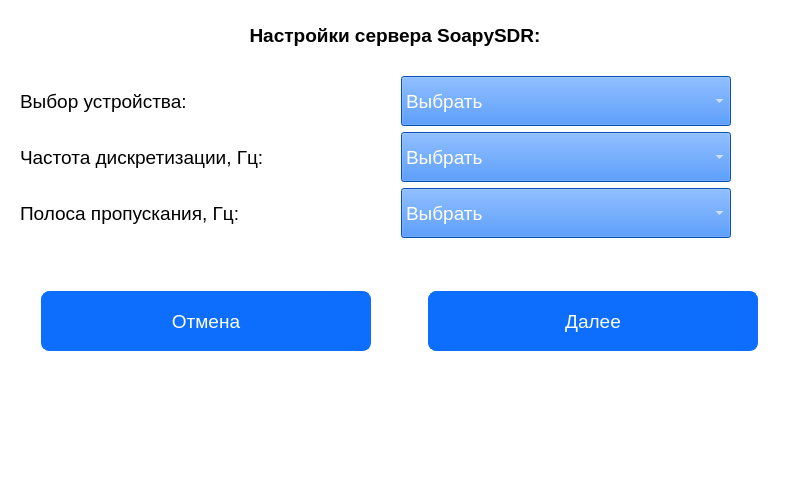
<?xml version="1.0" encoding="UTF-8"?>
<ui version="4.0">
 <class>Form</class>
 <widget class="QWidget" name="Form">
  <property name="geometry">
   <rect>
    <x>0</x>
    <y>0</y>
    <width>800</width>
    <height>480</height>
   </rect>
  </property>
  <property name="windowTitle">
   <string>Настройка сервера</string>
  </property>
  <property name="styleSheet">
   <string notr="true">QWidget{
	background-color: #fff;
}
QLabel{
 background-color: #fff;
}
QToolBox{
    font: normal normal 14pt &quot;Arial&quot;;
}

QPushButton {
  background-color: #0d6efd;
  color: #fff;
  border-radius: 8px;
  border: 1px solid #0d6efd;
  padding: 5px 15px;
  margin-top: 10px;
  outline: 0px;
}
QPushButton:hover,
QPushButton:focus {
  background-color: #0b5ed7;
  border: 3px solid #9ac3fe;
}
QComboBox{
color: white; 
background-color: #0d6efd;
selection-background-color: lightgreen;
    font: normal normal 14pt &quot;Arial&quot;;
}
QComboBox QAbstractItemView {
    background-color: #0d6efd;
    selection-background-color: lightgreen;
    font: normal normal 14pt &quot;Arial&quot;;
}
QComboBox QAbstractItemView::item {
    height: 100px;  
    font: normal normal 14pt &quot;Arial&quot;;
}
QPushButton {
  background-color: #0d6efd;
  color: #fff;
  border-radius: 8px;
  border: 1px solid #0d6efd;
  padding: 5px 15px;
  margin-top: 10px;
 margin-left: 10px;
 margin-right: 10px;
  outline: 0px;
}
QPushButton:hover,
QPushButton:focus {
  background-color: #0b5ed7;
  border: 3px solid #9ac3fe;
}
QPushButton#cancel_button_remoute{
  	margin-top: 0px;  
	margin-bottom: 10px;
}

QPushButton#run_button{
  	margin-top: 0px;
	margin-bottom: 10px;
}

QListWidget
{
font: normal normal 27px &quot;Arial&quot;;
border : 2px solid black;
background-color: #0d6efd;
}

 QListView::item:selected
{
border : 2px solid black;
background : green;
}
</string>
  </property>
  <widget class="QFrame" name="frame">
   <property name="geometry">
    <rect>
     <x>0</x>
     <y>0</y>
     <width>800</width>
     <height>480</height>
    </rect>
   </property>
   <property name="frameShape">
    <enum>QFrame::StyledPanel</enum>
   </property>
   <property name="frameShadow">
    <enum>QFrame::Raised</enum>
   </property>
   <widget class="QWidget" name="verticalLayoutWidget">
    <property name="geometry">
     <rect>
      <x>0</x>
      <y>0</y>
      <width>801</width>
      <height>500</height>
     </rect>
    </property>
    <layout class="QVBoxLayout" name="verticalLayout">
     <item>
      <widget class="QLabel" name="label_4">
       <property name="minimumSize">
        <size>
         <width>790</width>
         <height>70</height>
        </size>
       </property>
       <property name="maximumSize">
        <size>
         <width>790</width>
         <height>70</height>
        </size>
       </property>
       <property name="font">
        <font>
         <family>Arial</family>
         <pointsize>14</pointsize>
         <weight>75</weight>
         <bold>true</bold>
        </font>
       </property>
       <property name="text">
        <string>Настройки сервера SoapySDR:</string>
       </property>
       <property name="alignment">
        <set>Qt::AlignCenter</set>
       </property>
      </widget>
     </item>
     <item>
      <layout class="QFormLayout" name="formLayout_2">
       <item row="1" column="0">
        <widget class="QLabel" name="label_13">
         <property name="enabled">
          <bool>true</bool>
         </property>
         <property name="minimumSize">
          <size>
           <width>395</width>
           <height>50</height>
          </size>
         </property>
         <property name="maximumSize">
          <size>
           <width>395</width>
           <height>30</height>
          </size>
         </property>
         <property name="sizeIncrement">
          <size>
           <width>0</width>
           <height>0</height>
          </size>
         </property>
         <property name="font">
          <font>
           <family>Arial</family>
           <pointsize>14</pointsize>
          </font>
         </property>
         <property name="contextMenuPolicy">
          <enum>Qt::DefaultContextMenu</enum>
         </property>
         <property name="layoutDirection">
          <enum>Qt::LeftToRight</enum>
         </property>
         <property name="text">
          <string>Частота дискретизации, Гц:</string>
         </property>
         <property name="alignment">
          <set>Qt::AlignLeading|Qt::AlignLeft|Qt::AlignVCenter</set>
         </property>
         <property name="wordWrap">
          <bool>false</bool>
         </property>
         <property name="indent">
          <number>20</number>
         </property>
         <property name="openExternalLinks">
          <bool>false</bool>
         </property>
        </widget>
       </item>
       <item row="1" column="1">
        <widget class="QComboBox" name="comboBox_first_samp_freq_2">
         <property name="minimumSize">
          <size>
           <width>330</width>
           <height>50</height>
          </size>
         </property>
         <property name="maximumSize">
          <size>
           <width>300</width>
           <height>30</height>
          </size>
         </property>
         <property name="palette">
          <palette>
           <active>
            <colorrole role="WindowText">
             <brush brushstyle="SolidPattern">
              <color alpha="255">
               <red>255</red>
               <green>255</green>
               <blue>255</blue>
              </color>
             </brush>
            </colorrole>
            <colorrole role="Button">
             <brush brushstyle="SolidPattern">
              <color alpha="255">
               <red>13</red>
               <green>110</green>
               <blue>253</blue>
              </color>
             </brush>
            </colorrole>
            <colorrole role="Text">
             <brush brushstyle="SolidPattern">
              <color alpha="255">
               <red>255</red>
               <green>255</green>
               <blue>255</blue>
              </color>
             </brush>
            </colorrole>
            <colorrole role="ButtonText">
             <brush brushstyle="SolidPattern">
              <color alpha="255">
               <red>255</red>
               <green>255</green>
               <blue>255</blue>
              </color>
             </brush>
            </colorrole>
            <colorrole role="Base">
             <brush brushstyle="SolidPattern">
              <color alpha="255">
               <red>13</red>
               <green>110</green>
               <blue>253</blue>
              </color>
             </brush>
            </colorrole>
            <colorrole role="Window">
             <brush brushstyle="SolidPattern">
              <color alpha="255">
               <red>13</red>
               <green>110</green>
               <blue>253</blue>
              </color>
             </brush>
            </colorrole>
            <colorrole role="Highlight">
             <brush brushstyle="SolidPattern">
              <color alpha="255">
               <red>144</red>
               <green>238</green>
               <blue>144</blue>
              </color>
             </brush>
            </colorrole>
           </active>
           <inactive>
            <colorrole role="WindowText">
             <brush brushstyle="SolidPattern">
              <color alpha="255">
               <red>255</red>
               <green>255</green>
               <blue>255</blue>
              </color>
             </brush>
            </colorrole>
            <colorrole role="Button">
             <brush brushstyle="SolidPattern">
              <color alpha="255">
               <red>13</red>
               <green>110</green>
               <blue>253</blue>
              </color>
             </brush>
            </colorrole>
            <colorrole role="Text">
             <brush brushstyle="SolidPattern">
              <color alpha="255">
               <red>255</red>
               <green>255</green>
               <blue>255</blue>
              </color>
             </brush>
            </colorrole>
            <colorrole role="ButtonText">
             <brush brushstyle="SolidPattern">
              <color alpha="255">
               <red>255</red>
               <green>255</green>
               <blue>255</blue>
              </color>
             </brush>
            </colorrole>
            <colorrole role="Base">
             <brush brushstyle="SolidPattern">
              <color alpha="255">
               <red>13</red>
               <green>110</green>
               <blue>253</blue>
              </color>
             </brush>
            </colorrole>
            <colorrole role="Window">
             <brush brushstyle="SolidPattern">
              <color alpha="255">
               <red>13</red>
               <green>110</green>
               <blue>253</blue>
              </color>
             </brush>
            </colorrole>
            <colorrole role="Highlight">
             <brush brushstyle="SolidPattern">
              <color alpha="255">
               <red>144</red>
               <green>238</green>
               <blue>144</blue>
              </color>
             </brush>
            </colorrole>
           </inactive>
           <disabled>
            <colorrole role="WindowText">
             <brush brushstyle="SolidPattern">
              <color alpha="255">
               <red>255</red>
               <green>255</green>
               <blue>255</blue>
              </color>
             </brush>
            </colorrole>
            <colorrole role="Button">
             <brush brushstyle="SolidPattern">
              <color alpha="255">
               <red>13</red>
               <green>110</green>
               <blue>253</blue>
              </color>
             </brush>
            </colorrole>
            <colorrole role="Text">
             <brush brushstyle="SolidPattern">
              <color alpha="255">
               <red>255</red>
               <green>255</green>
               <blue>255</blue>
              </color>
             </brush>
            </colorrole>
            <colorrole role="ButtonText">
             <brush brushstyle="SolidPattern">
              <color alpha="255">
               <red>255</red>
               <green>255</green>
               <blue>255</blue>
              </color>
             </brush>
            </colorrole>
            <colorrole role="Base">
             <brush brushstyle="SolidPattern">
              <color alpha="255">
               <red>13</red>
               <green>110</green>
               <blue>253</blue>
              </color>
             </brush>
            </colorrole>
            <colorrole role="Window">
             <brush brushstyle="SolidPattern">
              <color alpha="255">
               <red>13</red>
               <green>110</green>
               <blue>253</blue>
              </color>
             </brush>
            </colorrole>
            <colorrole role="Highlight">
             <brush brushstyle="SolidPattern">
              <color alpha="255">
               <red>144</red>
               <green>238</green>
               <blue>144</blue>
              </color>
             </brush>
            </colorrole>
           </disabled>
          </palette>
         </property>
         <property name="font">
          <font>
           <family>Arial</family>
           <pointsize>14</pointsize>
           <weight>50</weight>
           <italic>false</italic>
           <bold>false</bold>
          </font>
         </property>
         <property name="contextMenuPolicy">
          <enum>Qt::DefaultContextMenu</enum>
         </property>
         <property name="layoutDirection">
          <enum>Qt::LeftToRight</enum>
         </property>
         <item>
          <property name="text">
           <string>Выбрать</string>
          </property>
         </item>
        </widget>
       </item>
       <item row="2" column="0">
        <widget class="QLabel" name="label_17">
         <property name="minimumSize">
          <size>
           <width>395</width>
           <height>50</height>
          </size>
         </property>
         <property name="maximumSize">
          <size>
           <width>395</width>
           <height>30</height>
          </size>
         </property>
         <property name="sizeIncrement">
          <size>
           <width>0</width>
           <height>0</height>
          </size>
         </property>
         <property name="font">
          <font>
           <family>Arial</family>
           <pointsize>14</pointsize>
          </font>
         </property>
         <property name="contextMenuPolicy">
          <enum>Qt::DefaultContextMenu</enum>
         </property>
         <property name="layoutDirection">
          <enum>Qt::LeftToRight</enum>
         </property>
         <property name="text">
          <string>Полоса пропускания, Гц:</string>
         </property>
         <property name="alignment">
          <set>Qt::AlignLeading|Qt::AlignLeft|Qt::AlignVCenter</set>
         </property>
         <property name="wordWrap">
          <bool>false</bool>
         </property>
         <property name="indent">
          <number>20</number>
         </property>
         <property name="openExternalLinks">
          <bool>false</bool>
         </property>
        </widget>
       </item>
       <item row="2" column="1">
        <widget class="QComboBox" name="comboBox_decim_2">
         <property name="enabled">
          <bool>true</bool>
         </property>
         <property name="minimumSize">
          <size>
           <width>330</width>
           <height>50</height>
          </size>
         </property>
         <property name="maximumSize">
          <size>
           <width>300</width>
           <height>30</height>
          </size>
         </property>
         <property name="font">
          <font>
           <family>Arial</family>
           <pointsize>14</pointsize>
           <weight>50</weight>
           <italic>false</italic>
           <bold>false</bold>
          </font>
         </property>
         <property name="tabletTracking">
          <bool>false</bool>
         </property>
         <property name="focusPolicy">
          <enum>Qt::WheelFocus</enum>
         </property>
         <property name="contextMenuPolicy">
          <enum>Qt::DefaultContextMenu</enum>
         </property>
         <property name="layoutDirection">
          <enum>Qt::LeftToRight</enum>
         </property>
         <property name="editable">
          <bool>false</bool>
         </property>
         <item>
          <property name="text">
           <string>Выбрать</string>
          </property>
         </item>
         <item>
          <property name="text">
           <string>Да</string>
          </property>
         </item>
         <item>
          <property name="text">
           <string>Нет</string>
          </property>
         </item>
        </widget>
       </item>
       <item row="0" column="0">
        <widget class="QLabel" name="label_11">
         <property name="minimumSize">
          <size>
           <width>395</width>
           <height>50</height>
          </size>
         </property>
         <property name="maximumSize">
          <size>
           <width>395</width>
           <height>30</height>
          </size>
         </property>
         <property name="sizeIncrement">
          <size>
           <width>0</width>
           <height>0</height>
          </size>
         </property>
         <property name="font">
          <font>
           <family>Arial</family>
           <pointsize>14</pointsize>
          </font>
         </property>
         <property name="contextMenuPolicy">
          <enum>Qt::DefaultContextMenu</enum>
         </property>
         <property name="layoutDirection">
          <enum>Qt::LeftToRight</enum>
         </property>
         <property name="text">
          <string>Выбор устройства:</string>
         </property>
         <property name="alignment">
          <set>Qt::AlignLeading|Qt::AlignLeft|Qt::AlignVCenter</set>
         </property>
         <property name="wordWrap">
          <bool>false</bool>
         </property>
         <property name="indent">
          <number>20</number>
         </property>
         <property name="openExternalLinks">
          <bool>false</bool>
         </property>
        </widget>
       </item>
       <item row="0" column="1">
        <widget class="QComboBox" name="comboBox_devices">
         <property name="enabled">
          <bool>true</bool>
         </property>
         <property name="minimumSize">
          <size>
           <width>330</width>
           <height>50</height>
          </size>
         </property>
         <property name="maximumSize">
          <size>
           <width>300</width>
           <height>30</height>
          </size>
         </property>
         <property name="palette">
          <palette>
           <active>
            <colorrole role="WindowText">
             <brush brushstyle="SolidPattern">
              <color alpha="255">
               <red>255</red>
               <green>255</green>
               <blue>255</blue>
              </color>
             </brush>
            </colorrole>
            <colorrole role="Button">
             <brush brushstyle="SolidPattern">
              <color alpha="255">
               <red>13</red>
               <green>110</green>
               <blue>253</blue>
              </color>
             </brush>
            </colorrole>
            <colorrole role="Text">
             <brush brushstyle="SolidPattern">
              <color alpha="255">
               <red>255</red>
               <green>255</green>
               <blue>255</blue>
              </color>
             </brush>
            </colorrole>
            <colorrole role="ButtonText">
             <brush brushstyle="SolidPattern">
              <color alpha="255">
               <red>255</red>
               <green>255</green>
               <blue>255</blue>
              </color>
             </brush>
            </colorrole>
            <colorrole role="Base">
             <brush brushstyle="SolidPattern">
              <color alpha="255">
               <red>13</red>
               <green>110</green>
               <blue>253</blue>
              </color>
             </brush>
            </colorrole>
            <colorrole role="Window">
             <brush brushstyle="SolidPattern">
              <color alpha="255">
               <red>13</red>
               <green>110</green>
               <blue>253</blue>
              </color>
             </brush>
            </colorrole>
            <colorrole role="Highlight">
             <brush brushstyle="SolidPattern">
              <color alpha="255">
               <red>144</red>
               <green>238</green>
               <blue>144</blue>
              </color>
             </brush>
            </colorrole>
           </active>
           <inactive>
            <colorrole role="WindowText">
             <brush brushstyle="SolidPattern">
              <color alpha="255">
               <red>255</red>
               <green>255</green>
               <blue>255</blue>
              </color>
             </brush>
            </colorrole>
            <colorrole role="Button">
             <brush brushstyle="SolidPattern">
              <color alpha="255">
               <red>13</red>
               <green>110</green>
               <blue>253</blue>
              </color>
             </brush>
            </colorrole>
            <colorrole role="Text">
             <brush brushstyle="SolidPattern">
              <color alpha="255">
               <red>255</red>
               <green>255</green>
               <blue>255</blue>
              </color>
             </brush>
            </colorrole>
            <colorrole role="ButtonText">
             <brush brushstyle="SolidPattern">
              <color alpha="255">
               <red>255</red>
               <green>255</green>
               <blue>255</blue>
              </color>
             </brush>
            </colorrole>
            <colorrole role="Base">
             <brush brushstyle="SolidPattern">
              <color alpha="255">
               <red>13</red>
               <green>110</green>
               <blue>253</blue>
              </color>
             </brush>
            </colorrole>
            <colorrole role="Window">
             <brush brushstyle="SolidPattern">
              <color alpha="255">
               <red>13</red>
               <green>110</green>
               <blue>253</blue>
              </color>
             </brush>
            </colorrole>
            <colorrole role="Highlight">
             <brush brushstyle="SolidPattern">
              <color alpha="255">
               <red>144</red>
               <green>238</green>
               <blue>144</blue>
              </color>
             </brush>
            </colorrole>
           </inactive>
           <disabled>
            <colorrole role="WindowText">
             <brush brushstyle="SolidPattern">
              <color alpha="255">
               <red>255</red>
               <green>255</green>
               <blue>255</blue>
              </color>
             </brush>
            </colorrole>
            <colorrole role="Button">
             <brush brushstyle="SolidPattern">
              <color alpha="255">
               <red>13</red>
               <green>110</green>
               <blue>253</blue>
              </color>
             </brush>
            </colorrole>
            <colorrole role="Text">
             <brush brushstyle="SolidPattern">
              <color alpha="255">
               <red>255</red>
               <green>255</green>
               <blue>255</blue>
              </color>
             </brush>
            </colorrole>
            <colorrole role="ButtonText">
             <brush brushstyle="SolidPattern">
              <color alpha="255">
               <red>255</red>
               <green>255</green>
               <blue>255</blue>
              </color>
             </brush>
            </colorrole>
            <colorrole role="Base">
             <brush brushstyle="SolidPattern">
              <color alpha="255">
               <red>13</red>
               <green>110</green>
               <blue>253</blue>
              </color>
             </brush>
            </colorrole>
            <colorrole role="Window">
             <brush brushstyle="SolidPattern">
              <color alpha="255">
               <red>13</red>
               <green>110</green>
               <blue>253</blue>
              </color>
             </brush>
            </colorrole>
            <colorrole role="Highlight">
             <brush brushstyle="SolidPattern">
              <color alpha="255">
               <red>144</red>
               <green>238</green>
               <blue>144</blue>
              </color>
             </brush>
            </colorrole>
           </disabled>
          </palette>
         </property>
         <property name="font">
          <font>
           <family>Arial</family>
           <pointsize>14</pointsize>
           <weight>50</weight>
           <italic>false</italic>
           <bold>false</bold>
          </font>
         </property>
         <property name="tabletTracking">
          <bool>false</bool>
         </property>
         <property name="focusPolicy">
          <enum>Qt::WheelFocus</enum>
         </property>
         <property name="contextMenuPolicy">
          <enum>Qt::DefaultContextMenu</enum>
         </property>
         <property name="layoutDirection">
          <enum>Qt::LeftToRight</enum>
         </property>
         <property name="editable">
          <bool>false</bool>
         </property>
         <item>
          <property name="text">
           <string>Выбрать</string>
          </property>
         </item>
         <item>
          <property name="text">
           <string>Удаленное подключение</string>
          </property>
         </item>
         <item>
          <property name="text">
           <string>Подключение по USB</string>
          </property>
         </item>
         <item>
          <property name="text">
           <string>Подключение через SoapySDR</string>
          </property>
         </item>
        </widget>
       </item>
      </layout>
     </item>
     <item>
      <layout class="QVBoxLayout" name="verticalLayout_2">
       <item>
        <layout class="QHBoxLayout" name="horizontalLayout">
         <item alignment="Qt::AlignTop">
          <widget class="QPushButton" name="cancel_button_remoute">
           <property name="minimumSize">
            <size>
             <width>350</width>
             <height>70</height>
            </size>
           </property>
           <property name="maximumSize">
            <size>
             <width>350</width>
             <height>70</height>
            </size>
           </property>
           <property name="font">
            <font>
             <family>Arial</family>
             <pointsize>14</pointsize>
            </font>
           </property>
           <property name="text">
            <string>Отмена</string>
           </property>
          </widget>
         </item>
         <item alignment="Qt::AlignTop">
          <widget class="QPushButton" name="run_button">
           <property name="minimumSize">
            <size>
             <width>350</width>
             <height>70</height>
            </size>
           </property>
           <property name="maximumSize">
            <size>
             <width>350</width>
             <height>16777215</height>
            </size>
           </property>
           <property name="sizeIncrement">
            <size>
             <width>300</width>
             <height>0</height>
            </size>
           </property>
           <property name="font">
            <font>
             <family>Arial</family>
             <pointsize>14</pointsize>
            </font>
           </property>
           <property name="text">
            <string>Далее</string>
           </property>
          </widget>
         </item>
        </layout>
       </item>
      </layout>
     </item>
    </layout>
   </widget>
  </widget>
 </widget>
 <resources/>
 <connections/>
</ui>
